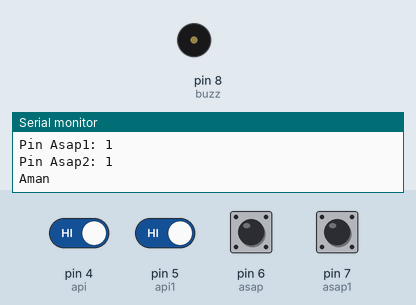
Recording of a sketch running on a simulated Arduino Uno, built with avr-gcc and run on an emulated ATmega328P. Parts: buzzer (waves = sounding), the last lines printed to the serial monitor. The inputs (shaded band) are chosen by the test bench; at power-on: pin 4 (api), pin 5 (api1), pin 6 (asap), pin 7 (asap1) HIGH.

Above: at 4.9 s.
5.0 s: pin 4 (api) driven LOW
At 6.25 s:
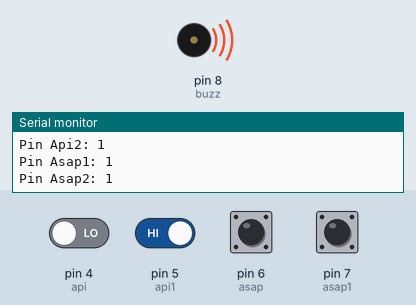
8.5 s: pin 4 (api) driven HIGH
At 8.7 s:
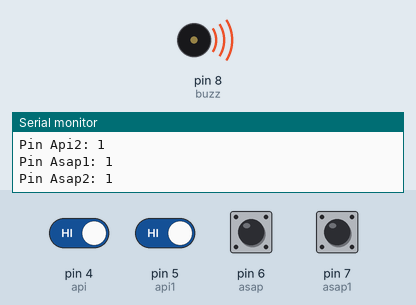
11.2 s: pin 5 (api1) driven LOW
At 13.1 s:
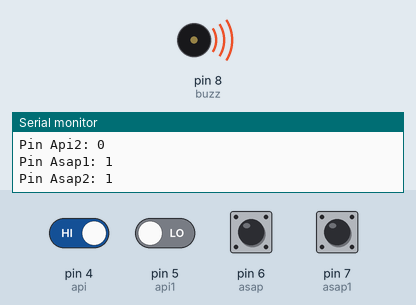
15.2 s: pin 5 (api1) driven HIGH
At 15.2 s:
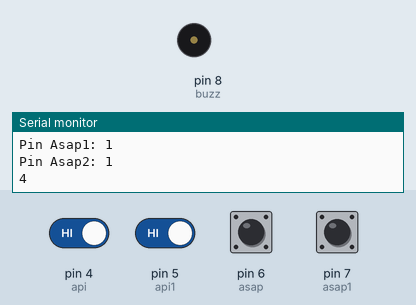
Timing chart, 0 to 18.2 s (numbered marks = the images above; inputs shaded):
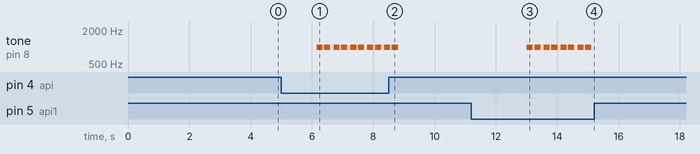

Measured:
- after the input at 5.0 s, tone on pin 8 (buzz): alternates 1000 Hz for 0.20 s and silent for 0.08 s, starting after 1.2 s
- after the input at 8.5 s, tone on pin 8 (buzz): goes on until 8.8 s, then stays silent
- after the input at 11.2 s, tone on pin 8 (buzz): alternates 1000 Hz for 0.20 s and silent for 0.05 s, starting after 1.8 s
- after the input at 15.2 s, tone on pin 8 (buzz): stops changing and stays silent

The sketch:

program_arduino.ino
```cpp
#include <SoftwareSerial.h>
SoftwareSerial serial (2,3);
//----------------------------------------------------------------------------
const int api = 4;
const int api1 = 5;
const int asap = 6;
const int asap1 = 7;
const int buzz = 8;

// inialisasi variabel data
int data1,data2,data3,data4;
int hitung;

void setup()
{

    // inialisasi status I/O pin
    pinMode(api, INPUT);
    pinMode(asap, INPUT);
    pinMode(api1, INPUT);
    pinMode(asap1, INPUT);
    pinMode(buzz, OUTPUT);
    Serial.begin(9600);
    serial.begin(115200);
}

void loop()
{
  //baca sensor---------------------------------------
  baca_sensor();
  //--------------------------------------------------
}

void baca_sensor(){
  data1 = digitalRead(api);
  data3 = digitalRead(api1);
  data2 = digitalRead(asap);
  data4 = digitalRead(asap1);

  Serial.print("Pin Api1: ");Serial.println(data1);
  Serial.print("Pin Api2: ");Serial.println(data3);
  Serial.print("Pin Asap1: ");Serial.println(data2);
  Serial.print("Pin Asap2: ");Serial.println(data4);

  //kondisi------------------------------------------------
  if (data1 == 0 or data2 == 0 or data3 == 0 or data4 == 0)
  {
    hitung ++;
    tone(buzz, 1000, 200);
    delay(250);
    tone(buzz, 1000, 200);
    delay(250);
    if (hitung < 2){
      serial.write("kebakaran");
      Serial.println("kirim");

    }
    Serial.println(hitung);

  }
  else
  {
    Serial.println("Aman");
    delay(2000);
    hitung=0;
  }
  delay(50);
}
```
